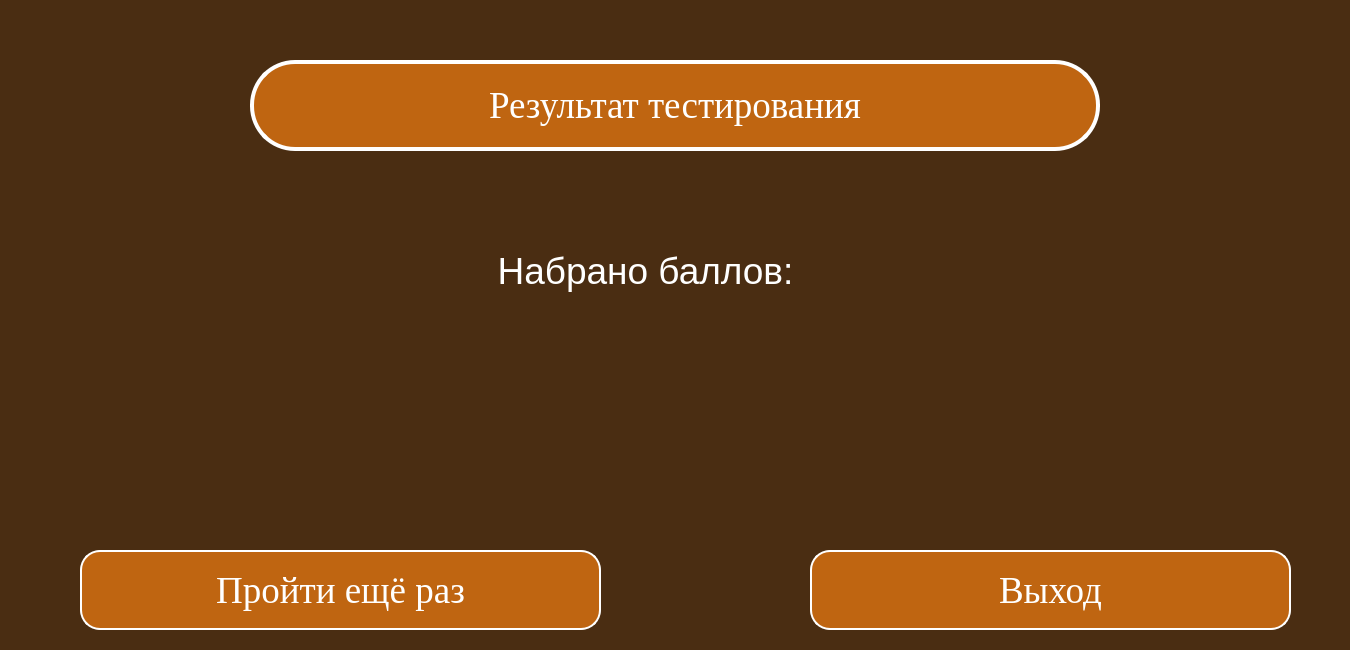
<?xml version="1.0" encoding="UTF-8"?>
<ui version="4.0">
 <class>Dialog</class>
 <widget class="QDialog" name="Dialog">
  <property name="geometry">
   <rect>
    <x>0</x>
    <y>0</y>
    <width>1350</width>
    <height>650</height>
   </rect>
  </property>
  <property name="windowTitle">
   <string>Dialog</string>
  </property>
  <property name="styleSheet">
   <string notr="true">background-color: rgb(74, 45, 18);
font-size:28pt;</string>
  </property>
  <widget class="QLabel" name="label_2">
   <property name="geometry">
    <rect>
     <x>250</x>
     <y>60</y>
     <width>850</width>
     <height>91</height>
    </rect>
   </property>
   <property name="font">
    <font>
     <family>Times New Roman</family>
     <pointsize>50</pointsize>
     <weight>50</weight>
     <italic>false</italic>
     <bold>false</bold>
    </font>
   </property>
   <property name="styleSheet">
    <string notr="true">font: 50pt &quot;Times New Roman&quot;;
color: white;
background-color: rgb(191, 101, 17);
border-radius: 45px;
border: 4px solid #ffffff;</string>
   </property>
   <property name="text">
    <string>Результат тестирования</string>
   </property>
   <property name="alignment">
    <set>Qt::AlignCenter</set>
   </property>
  </widget>
  <widget class="QPushButton" name="exitButton">
   <property name="geometry">
    <rect>
     <x>810</x>
     <y>550</y>
     <width>481</width>
     <height>80</height>
    </rect>
   </property>
   <property name="font">
    <font>
     <family>Times New Roman</family>
     <pointsize>50</pointsize>
     <weight>50</weight>
     <italic>false</italic>
     <bold>false</bold>
    </font>
   </property>
   <property name="styleSheet">
    <string notr="true">QPushButton {
color: white;
background-color: rgb(191, 101, 17);
border-radius: 20px;
border: 2px solid #ffffff;
font: 50pt &quot;Times New Roman&quot;;
}

QPushButton:pressed {
color: rgb(191, 101, 17);
background-color: white;
border: 4px solid rgb(191, 101, 17);
font: 50pt &quot;Times New Roman&quot;;
}</string>
   </property>
   <property name="text">
    <string>Выход</string>
   </property>
  </widget>
  <widget class="QPushButton" name="restartButton">
   <property name="geometry">
    <rect>
     <x>80</x>
     <y>550</y>
     <width>521</width>
     <height>80</height>
    </rect>
   </property>
   <property name="font">
    <font>
     <family>Times New Roman</family>
     <pointsize>50</pointsize>
     <weight>50</weight>
     <italic>false</italic>
     <bold>false</bold>
    </font>
   </property>
   <property name="styleSheet">
    <string notr="true">QPushButton {
color: white;
background-color: rgb(191, 101, 17);
border-radius: 20px;
border: 2px solid #ffffff;
font: 50pt &quot;Times New Roman&quot;;
}

QPushButton:pressed {
color: rgb(191, 101, 17);
background-color: white;
border: 4px solid rgb(191, 101, 17);
font: 50pt &quot;Times New Roman&quot;;
}</string>
   </property>
   <property name="text">
    <string>Пройти ещё раз</string>
   </property>
  </widget>
  <widget class="QLabel" name="result">
   <property name="geometry">
    <rect>
     <x>100</x>
     <y>230</y>
     <width>1091</width>
     <height>81</height>
    </rect>
   </property>
   <property name="styleSheet">
    <string notr="true">color: white;</string>
   </property>
   <property name="text">
    <string>Набрано баллов:</string>
   </property>
   <property name="alignment">
    <set>Qt::AlignCenter</set>
   </property>
  </widget>
 </widget>
 <resources/>
 <connections/>
</ui>
